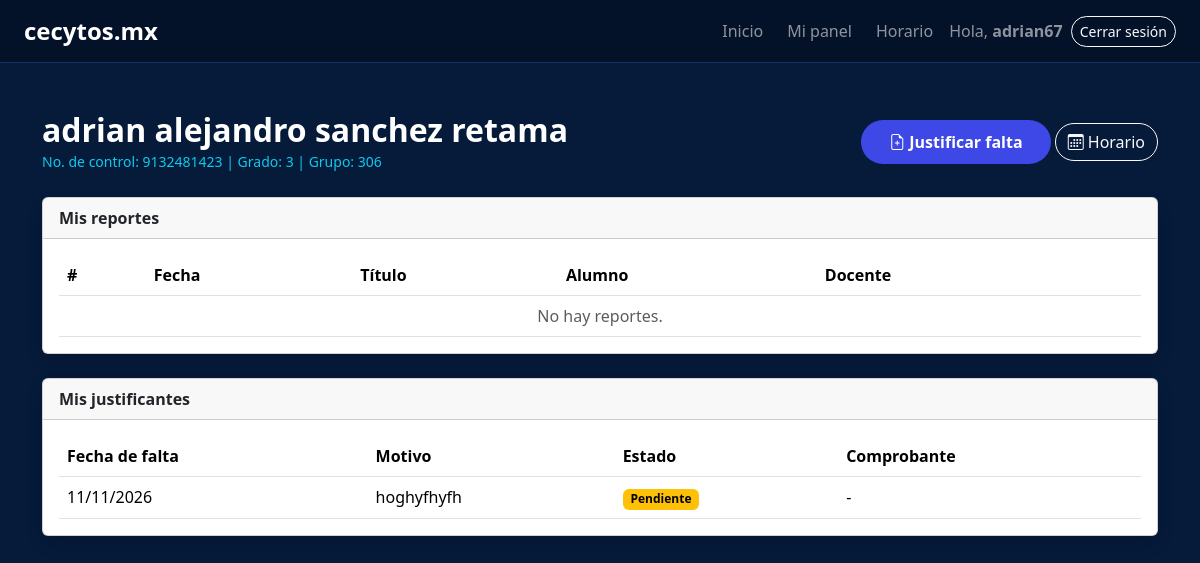
The page /alumno/ (signed in) on the database its author committed.
### blog/models.py (models this page shows, shortened)
class Alumno(models.Model):
    usuario = models.OneToOneField(
        settings.AUTH_USER_MODEL, on_delete=models.CASCADE,
        null=True, blank=True, related_name="alumno",
    )
    num_control_alumno = models.CharField(max_length=20, primary_key=True, unique=True)
    nombre_alumno = models.CharField(max_length=100)
    edad_alumno = models.PositiveIntegerField()
    fecha_nacimiento_alumno = models.DateField(blank=True, null=True)
    grado_alumno = models.PositiveIntegerField()
    grupo_alumno = models.CharField(max_length=10)
    turno_alumno = models.CharField(max_length=20, blank=True, null=True)
    carrera_alumno = models.CharField(max_length=50, blank=True, null=True)
    curp_alumno = models.CharField(max_length=18, unique=True, blank=True, null=True)
    correo_alumno = models.EmailField(unique=True)
    telefono_alumno = models.CharField(max_length=15, blank=True, null=True)
    direccion_alumno = models.TextField(blank=True, null=True)

class Justificante(models.Model):
    class Estado(models.TextChoices):
        PENDIENTE = "pendiente", "Pendiente"
        APROBADO = "aprobado", "Aprobado"
        RECHAZADO = "rechazado", "Rechazado"
    alumno = models.ForeignKey(Alumno, on_delete=models.CASCADE, related_name="justificantes")
    fecha_falta = models.DateField()
    motivo = models.TextField()
    comprobante = models.FileField(
        upload_to="justificantes/", blank=True, null=True,
        validators=[FileExtensionValidator(["pdf", "jpg", "jpeg", "png"])],
    )
    estado = models.CharField(max_length=10, choices=Estado.choices, default=Estado.PENDIENTE)
    fecha_solicitud = models.DateTimeField(auto_now_add=True)
    class Meta:
        ordering = ["-fecha_solicitud"]

### blog/views.py (the view)
# urls.py: path('alumno/', views.panel_alumno, name='panel_alumno'),
@requiere_rol('alumno')
def panel_alumno(request):
    alumno = request.user.alumno
    return render(request, 'blog/panel_alumno.html', {
        'alumno': alumno,
        'reportes': alumno.reportes.select_related('docente_reporte').order_by('-num_reporte'),
        'justificantes': alumno.justificantes.all(),
    })

### blog/roles.py (called while the page is built)
def rol_de(user):
    if not user.is_authenticated:
        return None
    if user.is_staff or hasattr(user, 'administrador'):
        return 'admin'
    for rol in ('docente', 'tutor', 'alumno'):
        if hasattr(user, rol):
            return rol
    return None

def requiere_rol(rol):
    def decorador(vista):
        @wraps(vista)
        @login_required
        def envoltura(request, *args, **kwargs):
            if rol_de(request.user) != rol:
                raise PermissionDenied
            return vista(request, *args, **kwargs)
        return envoltura
    return decorador

def contexto_rol(request):
    return {'rol': rol_de(request.user)}

### blog/templates/blog/panel_alumno.html (shortened to what this page needs)
{% extends 'blog/base.html' %}
{% block content %}
<div class="d-flex flex-wrap justify-content-between align-items-center gap-2 mb-4">
    <div>
        <h2 class="fw-bold mb-0">{{ alumno.nombre_alumno }}</h2>
        <small class="text-info">No. de control: {{ alumno.num_control_alumno }} | Grado: {{ alumno.grado_alumno }} | Grupo: {{ alumno.grupo_alumno }}</small>
    </div>
    <div>
        <a href="{% url 'justificar_faltas' %}" class="btn btn-cecytos"><i class="bi bi-file-earmark-plus me-1"></i>Justificar falta</a>
        <a href="{% url 'horario' %}" class="btn btn-outline-light rounded-pill"><i class="bi bi-calendar3 me-1"></i>Horario</a>
    </div>
</div>
<div class="card shadow mb-4">
    <div class="card-header fw-bold">Mis reportes</div>
    <div class="card-body">{% include 'blog/_tabla_reportes.html' %}</div>
</div>
<div class="card shadow">
    <div class="card-header fw-bold">Mis justificantes</div>
    <div class="card-body">{% include 'blog/_tabla_justificantes.html' %}</div>
</div>
{% endblock %}

### blog/templates/blog/base.html (shortened to what this page needs)
<!DOCTYPE html>
<html lang="es">
<head>
    <link href="https://cdn.jsdelivr.net/npm/bootstrap@5.3.3/dist/css/bootstrap.min.css" rel="stylesheet">
    <link href="https://cdn.jsdelivr.net/npm/bootstrap-icons@1.11.3/font/bootstrap-icons.min.css" rel="stylesheet">
</head>
<body>
    <nav class="navbar navbar-expand-lg navbar-dark navbar-cecytos px-4">
        <a class="navbar-brand fw-bold fs-4" href="{% url 'index' %}">cecytos.mx</a>
        <div class="collapse navbar-collapse justify-content-end" id="navbarNav">
            <ul class="navbar-nav gap-2 align-items-lg-center">
                <li class="nav-item"><a class="nav-link" href="{% url 'index' %}">Inicio</a></li>
                {% if user.is_authenticated %}
                    <li class="nav-item"><a class="nav-link" href="{% url 'panel' %}">Mi panel</a></li>
                    {% if rol == 'alumno' %}
                        <li class="nav-item"><a class="nav-link" href="{% url 'horario' %}">Horario</a></li>
                    {% endif %}
                    <li class="nav-item"><span class="navbar-text">Hola, <strong>{{ user.username }}</strong></span></li>
                    <li class="nav-item">
                        <form action="{% url 'logout' %}" method="post">
                            <button type="submit" class="btn btn-outline-light btn-sm rounded-pill">Cerrar sesión</button>
                        </form>
                    </li>
                {% else %}
                    <li class="nav-item"><a class="nav-link" href="{% url 'login' %}">Inicio de Sesión</a></li>
                    <li class="nav-item"><a class="nav-link" href="{% url 'registro' %}">Registro</a></li>
                {% endif %}
            </ul>
        </div>
    </nav>
    <main class="container py-5">
        {% block content %}{% endblock %}
    </main>
</body>
</html>

### blog/templates/blog/_tabla_justificantes.html
<div class="table-responsive">
    <table class="table align-middle mb-0">
        <thead>
            <tr><th>Fecha de falta</th><th>Motivo</th><th>Estado</th><th>Comprobante</th></tr>
        </thead>
        <tbody>
            {% for j in justificantes %}
                <tr>
                    <td>{{ j.fecha_falta|date:"d/m/Y" }}</td>
                    <td>{{ j.motivo }}</td>
                    <td>
                        <span class="badge {% if j.estado == 'aprobado' %}text-bg-success{% elif j.estado == 'rechazado' %}text-bg-danger{% else %}text-bg-warning{% endif %}">
                            {{ j.get_estado_display }}
                        </span>
                    </td>
                    <td>
                        {% if j.comprobante %}<a href="{% url 'comprobante' j.pk %}">Descargar</a>{% else %}-{% endif %}
                    </td>
                </tr>
            {% empty %}
                <tr><td colspan="4" class="text-center text-muted">No hay justificantes.</td></tr>
            {% endfor %}
        </tbody>
    </table>
</div>

### blog/templates/blog/base.html (style rules this page uses)
body { background-color: #061a3a; color: #ffffff; font-family: 'Segoe UI', Tahoma, Geneva, Verdana, sans-serif; }
.btn-cecytos { background-color: #3d48e6; color: white; border-radius: 50px; font-weight: 600; padding: 10px 28px; border: none; }
.navbar-cecytos { background-color: #041229; border-bottom: 1px solid #133163; }

### rows shown on the page
Alumno: nombre_alumno "adrian alejandro sanchez retama", num_control_alumno "9132481423", grado_alumno "3", grupo_alumno "306"
Justificante: fecha_falta "11/11/2026", motivo "hoghyfhyfh", estado "Pendiente"

### other values the page prints
{{ user.username }} "adrian67"
